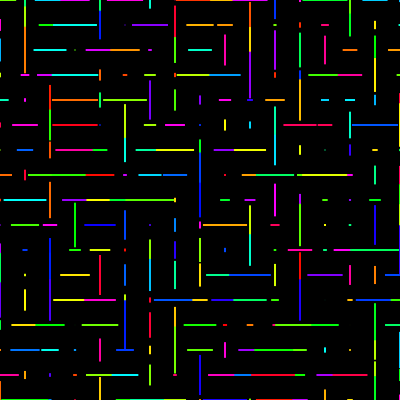
Frame 1 (no input)
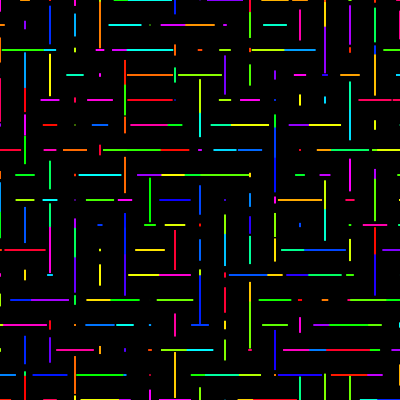
Frame 60 (the mouse pressed at the canvas centre just before this capture)
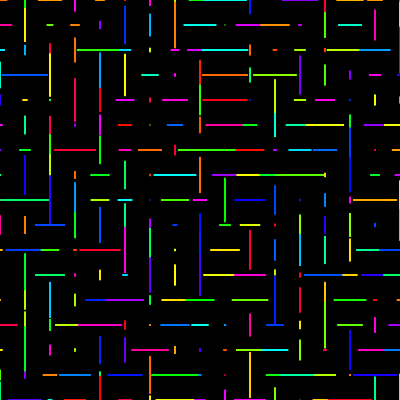
Frame 120 (the mouse held since frame 60 and released just before this capture)

The Processing sketch that drew these frames (run headless with seeded random() and noise(); from frame 60 on, the mouse is pressed at the canvas centre):

// Processing sketch: processing_96638
// ── processing_96638.pde

Line[] line = new Line[400+1];

int count;

void setup() {
  frameRate(5);
  size(400, 400);
  colorMode(HSB, 360, 100, 100);
  background(360);
  smooth();

  rectMode(CENTER);

  for (int i = 0; i < line.length;i++) {
    line[i] = new Line();
  }

  noStroke();
  //noLoop();
}

void draw() {
  background(0);
  
  pushMatrix();
  //translate(width/2, height/2);
  for (int p = 0;p < 20;p++) {
    for (int q = 0;q < 20;q++) {
      line[count].display(p*25, q*25);
      count++;
      if (count > 400) {
        count = 0;
      }
    }
  }
  

  popMatrix();
}

class Line {
  float hue;
  //  float x;
  //  float y;
  float w = random(50);
  int h = 2;
  float t;


  Line() {
    hue = random(360);
    select_rad();
  }

  void display(float x, float y) {
    pushMatrix();
    translate(x, y);
    rotate(radians(t));
    fill(hue, 100, 100);
    rect(0, 0, w, h);
    popMatrix();
  }


  void select_rad() {
    if (random(1) >= 0.5) {
      t = 0;
    }
    else {
      t = 90;
    }
  }
}
